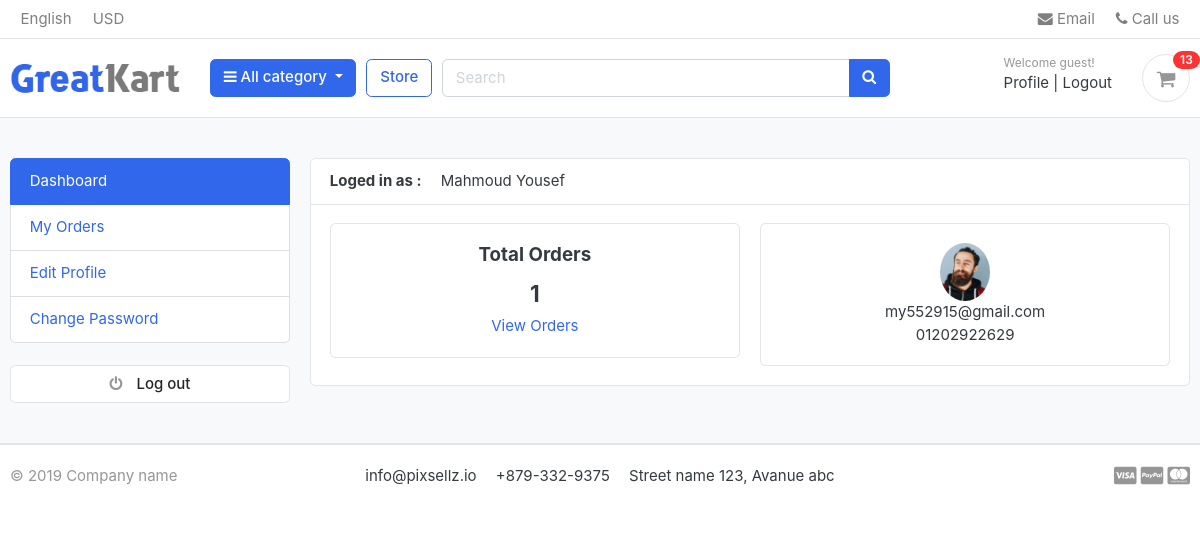
The app's page /accounts/dashboard/ (signed in), older data.
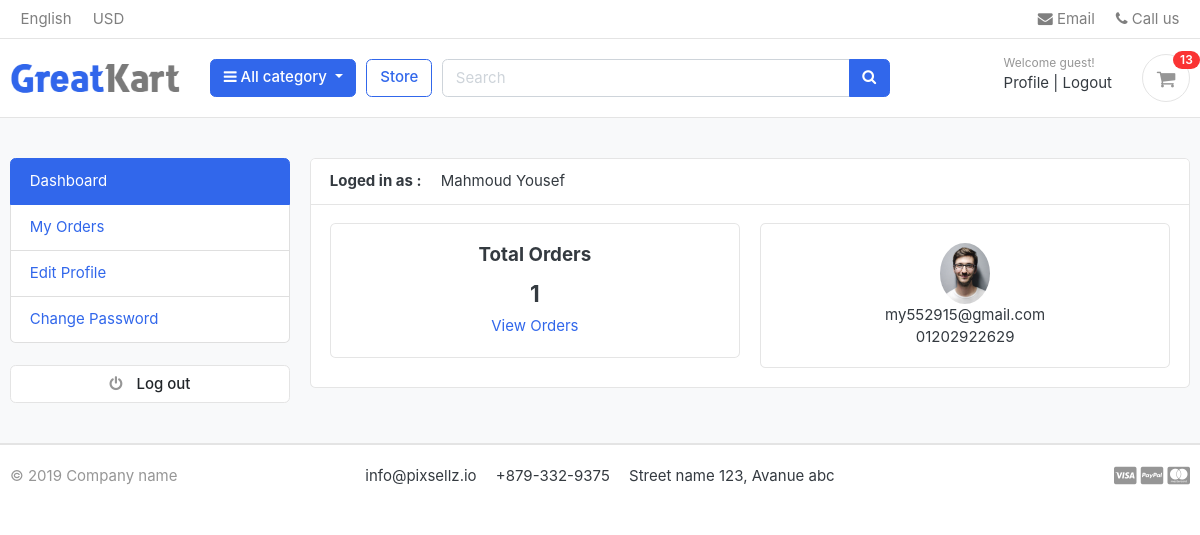
The same page, newer data.
### accounts/models.py (models this page shows, shortened)
class Profile(models.Model):
    user = models.OneToOneField(User,on_delete=models.CASCADE)
    phone_number = models.CharField(max_length=20)
    headline = models.CharField(max_length=50 , blank=True, null=True)
    address = models.CharField(max_length=50)
    image = models.ImageField(upload_to='users/')
    about = models.TextField(max_length=4000 , blank=True , null=True)
    fb_link = models.URLField( max_length=200 , blank=True , null=True)
    twitter_link = models.URLField( max_length=200, blank=True , null=True)
    instagram_link = models.URLField( max_length=200, blank=True , null=True)
    linked_in_link = models.URLField( max_length=200, blank=True , null=True)
    def full_name(self):
        return f'{self.user.first_name} {self.user.last_name}'

### accounts/views.py (the view)
# urls.py: path('dashboard/' , views.dashboard , name='dashboard'),
def dashboard(request):
    profile=Profile.objects.get(user=request.user)
    orders = Order.objects.order_by('-created_at').filter(user_id=request.user.id,is_orderd=True)
    orders_count = orders.count()
    return render(request,'profile/dashboard.html',{
        'profile':profile,
        'orders':orders,
        'orders_count':orders_count,
    })

### carts/context_processors.py (called while the page is built)
def counter(request):
    cart_count = 0
    if 'admin' in request.path:
        return{}
    else :
        try :
            cart = Cart.objects.filter(cart_id=_cart_id(request))
            if request.user.is_authenticated:
                cart_items = CartItem.objects.all().filter(user=request.user)
            else :
                cart_items = CartItem.objects.all().filter(cart=cart[:1])
            for cart_item in cart_items:
                cart_count+=cart_item.quantity
        except Cart.DoesNotExist:
            cart_count=0
    return dict(cart_count=cart_count)

### carts/views.py (called while the page is built)
def _cart_id(request):
    cart = request.session.session_key
    if not cart:
        cart = request.session.create()
    return cart

### category/context_processor.py (called while the page is built)
def menu_links(request):
    links = Category.objects.all()
    return dict(links=links)

### category/models.py (called while the page is built)
    def get_url(self):
        return reverse('store:product_by_category',args=[self.slug])

    def __str__(self):
        return str(self.name)

### accounts/templates/profile/dashboard.html
{% extends "base.html" %}
{% block body %}
<section class="section-conten padding-y bg">
    <div class="container">
        <div class="row">
            <aside class="col-md-3">
                <ul class="list-group">
                    <a class="list-group-item active" href="{% url 'accounts:dashboard'%}"> Dashboard </a>
                    <a class="list-group-item" href="{% url 'accounts:my_orders'%}"> My Orders </a>
                    <a class="list-group-item" href="{% url 'accounts:edit_profile'%}"> Edit Profile </a>
                    <a class="list-group-item" href="{% url 'password_change'%}">Change Password </a>
                </ul>
                <br>
                <a class="btn btn-light btn-block" href="{% url 'logout'%}"> <i class="fa fa-power-off"></i> <span
                        class="text">Log
                        out</span> </a>
            </aside>
            <main class="col-md-9">
                <article class="card">
                    <header class="card-header">
                        <strong class="d-inline-block mr-3">Loged in as :</strong>
                        <span>{{profile.full_name}}</span>
                    </header>
                    <div class="card-body">
                        <div class="row">
                            <div class="col-md-6">
                                <div class="card" style="text-align:center;">
                                    <div class="card-body" >
                                        <h5 class="card-title">Total Orders</h5>
                                        <h4>{{orders_count}}</h4>
                                        <a href="{% url 'accounts:my_orders'%}">View Orders</a>
                                    </div>
                                </div>
                            </div>
                            <div class="col-md-6">
                                <div class="card" style="text-align:center;">
                                    <div class="card-body" >
                                        <img src="{% if profile.image %}{{profile.image.url}}{% else %} https://www.w3schools.com/howto/img_avatar.png {% endif %}" width="50" hight="50" style="border-radius:50%;" >
                                        <p class="mb-0">{{user.email}}</p>
                                        <p>{{profile.phone_number}}</p>
                                    </div>
                                </div>
                            </div>
                        </div>
                    </div>
                </article>
            </main>
        </div>
    </div>
</section>
{% endblock body %}

Row changes from the older to the newer data that the page shows:
changed Profile "Mahmoud Yousef": image: a different picture
